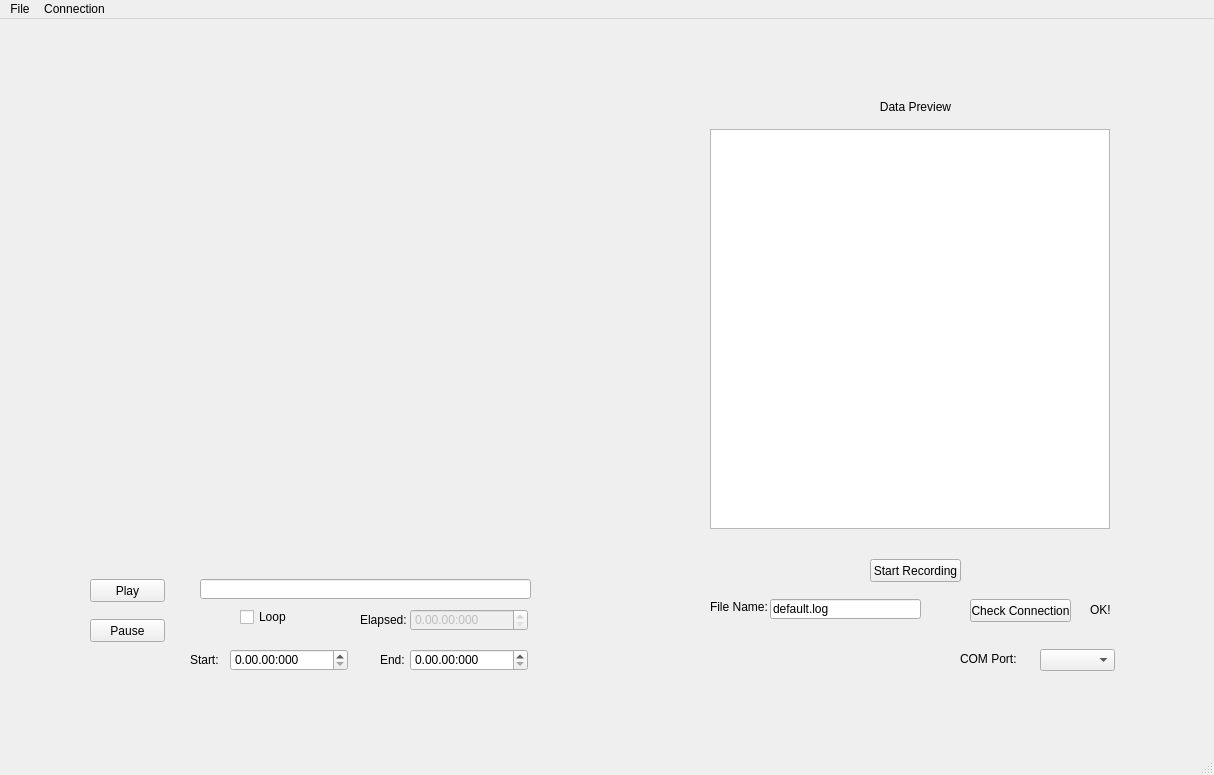
<?xml version="1.0" encoding="UTF-8"?>
<ui version="4.0">
 <class>MainWindow</class>
 <widget class="QMainWindow" name="MainWindow">
  <property name="geometry">
   <rect>
    <x>0</x>
    <y>0</y>
    <width>1214</width>
    <height>775</height>
   </rect>
  </property>
  <property name="windowTitle">
   <string>MainWindow</string>
  </property>
  <widget class="QWidget" name="centralWidget">
   <widget class="QLabel" name="label">
    <property name="geometry">
     <rect>
      <x>850</x>
      <y>80</y>
      <width>131</width>
      <height>16</height>
     </rect>
    </property>
    <property name="text">
     <string>Data Preview</string>
    </property>
    <property name="alignment">
     <set>Qt::AlignCenter</set>
    </property>
   </widget>
   <widget class="QPushButton" name="pushButton">
    <property name="geometry">
     <rect>
      <x>870</x>
      <y>540</y>
      <width>91</width>
      <height>23</height>
     </rect>
    </property>
    <property name="text">
     <string>Start Recording</string>
    </property>
   </widget>
   <widget class="QLineEdit" name="lineEdit">
    <property name="geometry">
     <rect>
      <x>770</x>
      <y>580</y>
      <width>151</width>
      <height>20</height>
     </rect>
    </property>
    <property name="text">
     <string>default.log</string>
    </property>
   </widget>
   <widget class="QLabel" name="label_2">
    <property name="geometry">
     <rect>
      <x>710</x>
      <y>580</y>
      <width>61</width>
      <height>16</height>
     </rect>
    </property>
    <property name="text">
     <string>File Name:</string>
    </property>
   </widget>
   <widget class="QPushButton" name="pushButton_2">
    <property name="geometry">
     <rect>
      <x>970</x>
      <y>580</y>
      <width>101</width>
      <height>23</height>
     </rect>
    </property>
    <property name="text">
     <string>Check Connection</string>
    </property>
   </widget>
   <widget class="QLabel" name="label_3">
    <property name="geometry">
     <rect>
      <x>1090</x>
      <y>580</y>
      <width>46</width>
      <height>21</height>
     </rect>
    </property>
    <property name="text">
     <string>OK!</string>
    </property>
   </widget>
   <widget class="QGraphicsView" name="renderView">
    <property name="geometry">
     <rect>
      <x>710</x>
      <y>110</y>
      <width>400</width>
      <height>400</height>
     </rect>
    </property>
    <property name="verticalScrollBarPolicy">
     <enum>Qt::ScrollBarAlwaysOff</enum>
    </property>
    <property name="horizontalScrollBarPolicy">
     <enum>Qt::ScrollBarAlwaysOff</enum>
    </property>
    <property name="backgroundBrush">
     <brush brushstyle="NoBrush">
      <color alpha="255">
       <red>0</red>
       <green>0</green>
       <blue>0</blue>
      </color>
     </brush>
    </property>
    <property name="sceneRect">
     <rectf>
      <x>0.000000000000000</x>
      <y>0.000000000000000</y>
      <width>100.000000000000000</width>
      <height>100.000000000000000</height>
     </rectf>
    </property>
    <property name="dragMode">
     <enum>QGraphicsView::NoDrag</enum>
    </property>
   </widget>
   <widget class="QComboBox" name="comPortBox">
    <property name="geometry">
     <rect>
      <x>1040</x>
      <y>630</y>
      <width>75</width>
      <height>22</height>
     </rect>
    </property>
   </widget>
   <widget class="QLabel" name="label_4">
    <property name="geometry">
     <rect>
      <x>960</x>
      <y>630</y>
      <width>71</width>
      <height>20</height>
     </rect>
    </property>
    <property name="text">
     <string>COM Port:</string>
    </property>
   </widget>
   <widget class="QWidget" name="vidWidget" native="true">
    <property name="geometry">
     <rect>
      <x>80</x>
      <y>110</y>
      <width>451</width>
      <height>401</height>
     </rect>
    </property>
   </widget>
   <widget class="QPushButton" name="vidPlay">
    <property name="geometry">
     <rect>
      <x>90</x>
      <y>560</y>
      <width>75</width>
      <height>23</height>
     </rect>
    </property>
    <property name="text">
     <string>Play</string>
    </property>
   </widget>
   <widget class="QLineEdit" name="vidPath">
    <property name="geometry">
     <rect>
      <x>200</x>
      <y>560</y>
      <width>331</width>
      <height>20</height>
     </rect>
    </property>
   </widget>
   <widget class="QCheckBox" name="loopBox">
    <property name="geometry">
     <rect>
      <x>240</x>
      <y>590</y>
      <width>71</width>
      <height>16</height>
     </rect>
    </property>
    <property name="text">
     <string>Loop</string>
    </property>
   </widget>
   <widget class="QTimeEdit" name="timeEdit">
    <property name="enabled">
     <bool>false</bool>
    </property>
    <property name="geometry">
     <rect>
      <x>410</x>
      <y>590</y>
      <width>118</width>
      <height>22</height>
     </rect>
    </property>
    <property name="displayFormat">
     <string>h.mm.ss:zzz</string>
    </property>
   </widget>
   <widget class="QLabel" name="label_5">
    <property name="geometry">
     <rect>
      <x>360</x>
      <y>590</y>
      <width>46</width>
      <height>21</height>
     </rect>
    </property>
    <property name="text">
     <string>Elapsed:</string>
    </property>
    <property name="alignment">
     <set>Qt::AlignLeading|Qt::AlignLeft|Qt::AlignVCenter</set>
    </property>
   </widget>
   <widget class="QTimeEdit" name="vidStartLoop">
    <property name="geometry">
     <rect>
      <x>230</x>
      <y>630</y>
      <width>118</width>
      <height>22</height>
     </rect>
    </property>
    <property name="displayFormat">
     <string>h.mm.ss:zzz</string>
    </property>
   </widget>
   <widget class="QTimeEdit" name="vidEndLoop">
    <property name="geometry">
     <rect>
      <x>410</x>
      <y>630</y>
      <width>118</width>
      <height>22</height>
     </rect>
    </property>
    <property name="displayFormat">
     <string>h.mm.ss:zzz</string>
    </property>
   </widget>
   <widget class="QLabel" name="label_6">
    <property name="geometry">
     <rect>
      <x>190</x>
      <y>630</y>
      <width>46</width>
      <height>21</height>
     </rect>
    </property>
    <property name="text">
     <string>Start:</string>
    </property>
   </widget>
   <widget class="QLabel" name="label_7">
    <property name="geometry">
     <rect>
      <x>380</x>
      <y>630</y>
      <width>46</width>
      <height>21</height>
     </rect>
    </property>
    <property name="text">
     <string>End:</string>
    </property>
   </widget>
   <widget class="QPushButton" name="vidPause">
    <property name="geometry">
     <rect>
      <x>90</x>
      <y>600</y>
      <width>75</width>
      <height>23</height>
     </rect>
    </property>
    <property name="text">
     <string>Pause</string>
    </property>
   </widget>
   <widget class="QWidget" name="seekWidget" native="true">
    <property name="geometry">
     <rect>
      <x>80</x>
      <y>510</y>
      <width>451</width>
      <height>31</height>
     </rect>
    </property>
   </widget>
  </widget>
  <widget class="QMenuBar" name="menuBar">
   <property name="geometry">
    <rect>
     <x>0</x>
     <y>0</y>
     <width>1214</width>
     <height>20</height>
    </rect>
   </property>
   <widget class="QMenu" name="menuFile">
    <property name="title">
     <string>File</string>
    </property>
   </widget>
   <widget class="QMenu" name="menuConnection">
    <property name="title">
     <string>Connection</string>
    </property>
   </widget>
   <addaction name="menuFile"/>
   <addaction name="menuConnection"/>
  </widget>
  <widget class="QStatusBar" name="statusBar"/>
 </widget>
 <layoutdefault spacing="6" margin="11"/>
 <resources/>
 <connections/>
</ui>
